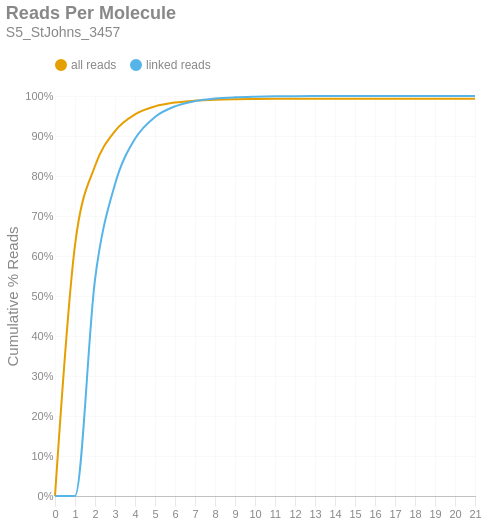

The cell this chart's notebook holds for it:
### Markdown cell above
### Reads per Molecule
This chart shows the cumulative distribution of the number of reads per linked molecule. That is, how many alignments are associated with a unique molecule. This excludes the number of reads associated with invalid or absent linked-read barcodes. The `linked` histogram is the percentages recalculated when disregarding singletons.

### Code cell
if SKIPLR:
    print_html(f"Skipped")
else:
    counts = np.bincount(valids['reads'].cast(pl.Int64).to_numpy())
    weighted = counts * np.arange(len(counts))
    all_perc = weighted / n_reads
    linked_perc = weighted / n_linked_reads
    linked_perc[1] = 0
    binned_df = pl.DataFrame({
        'readsper': list(range(len(counts))),
        'all reads (cumsum)': np.cumsum(all_perc).tolist(),
        'linked reads (cumsum)': np.cumsum(linked_perc).tolist(),
    })

    with SafeRender(binned_df):
        (
            density_plot(binned_df, 'Reads Per Molecule', samplename, 'readspmol')
            .encode(
                x=alt.X('readsper:O', title=None).axis(labelAngle=0).scale(padding=0),
                y=alt.Y('value:Q', title='Cumulative % Reads').axis(format='%').stack(False),
                color=alt.Color("key:N").scale(domain=["all reads", "linked reads"]),
                tooltip=[
                    alt.Tooltip("key:N", title="Data Type"),
                    alt.Tooltip("readsper:O", title="Reads Per Molecule"),
                    alt.Tooltip("value:Q", format=".2%", title="% Reads (Cum.)")
                ]            
            )
        ).display()

### Figure 1 — Vega-Lite specification as saved in the notebook (floating-point values rounded to 4 significant figures)
{"width": "container", "height": 400, "config": {"title": {"anchor": "start", "dy": -15, "fontSize": 18, "color": "#888888", "subtitleColor": "#888888", "subtitleFontSize": 14}, "arc": {"fill": "#0072B2"}, "axis": {"domainColor": "#888888", "domainWidth": 0.5, "gridWidth": 0.2, "grid": false, "titleFontWeight": 400, "titleFontSize": 15, "labelFontSize": 11, "labelColor": "#888888", "tickColor": "#888888", "tickWidth": 0.2, "titleColor": "#888888"}, "axisBand": {"grid": false}, "axisX": {"grid": true, "tickSize": 10, "domainCap": "round"}, "axisY": {"domain": false, "grid": true, "tickSize": 0, "domainCap": "round"}, "background": "transparent", "header": {"labelFontSize": 15, "labelColor": "#888888", "titleFontSize": 15, "titleFontWeight": 600, "titleColor": "#888888"}, "legend": {"labelFont": "sans-serif", "labelFontSize": 12, "labelColor": "#888888", "symbolSize": 100, "symbolType": "circle", "titleFontSize": 12, "titlePadding": 10, "titleColor": "#888888", "title": null, "orient": "top"}, "range": {"category": ["#E69F00", "#56B4E9", "#009E73", "#F0E442", "#0072B2", "#D55E00", "#CC79A7", "#000000"], "diverging": ["#cfe8f3", "#a2d4ec", "#73bfe2", "#46abdb", "#1696d2", "#12719e"]}, "area": {"fill": "#0072B2", "fillOpacity": 0.7, "line": true, "strokeOpacity": 0.7}, "line": {"color": "#0072B2", "stroke": "#0072B2", "strokeWidth": 2}, "trail": {"color": "#0072B2", "stroke": "#0072B2", "strokeWidth": 0, "size": 1}, "point": {"filled": true, "fillOpacity": 1.0, "size": 95}, "text": {"color": "#888888", "fontSize": 11, "align": "right", "fontWeight": 400, "size": 11}, "bar": {"fill": "#0072B2", "stroke": null}, "view": {"stroke": null, "continuousWidth": 660, "continuousHeight": 400}}, "data": {"name": "data-2b4a32fb1484f6ccdd59b676a950fa2b"}, "mark": {"type": "line", "interpolate": "monotone", "point": {"opacity": 0, "size": 275}}, "encoding": {"color": {"field": "key", "scale": {"domain": ["all reads", "linked reads"]}, "type": "nominal"}, "tooltip": [{"field": "key", "title": "Data Type", "type": "nominal"}, {"field": "readsper", "title": "Reads Per Molecule", "type": "ordinal"}, {"field": "value", "format": ".2%", "title": "% Reads (Cum.)", "type": "quantitative"}], "x": {"axis": {"labelAngle": 0}, "field": "readsper", "scale": {"padding": 0}, "title": null, "type": "ordinal"}, "y": {"axis": {"format": "%"}, "field": "value", "stack": false, "title": "Cumulative % Reads", "type": "quantitative"}}, "params": [{"name": "param_c36ac31b6afebe62", "select": {"type": "point", "fields": ["key"]}, "bind": "legend"}], "title": {"text": "Reads Per Molecule", "subtitle": "S5_StJohns_3457"}, "transform": [{"fold": ["all reads (cumsum)", "linked reads (cumsum)"]}, {"calculate": "replace(datum.key, ' (cumsum)', '')", "as": "key"}, {"filter": {"param": "param_c36ac31b6afebe62"}}], "usermeta": {"embedOptions": {"downloadFileName": "S5_StJohns_3457.readspmol"}}, "$schema": "https://vega.github.io/schema/vega-lite/v6.1.0.json", "datasets": {"data-2b4a32fb1484f6ccdd59b676a950fa2b": [{"readsper": 0, "all reads (cumsum)": 0.0, "linked reads (cumsum)": 0.0}, {"readsper": 1, "all reads (cumsum)": 0.627, "linked reads (cumsum)": 0.0}, {"readsper": 2, "all reads (cumsum)": 0.8251, "linked reads (cumsum)": 0.5409}, {"readsper": 3, "all reads (cumsum)": 0.9124, "linked reads (cumsum)": 0.7794}, {"readsper": 4, "all reads (cumsum)": 0.9539, "linked reads (cumsum)": 0.8929}, {"readsper": 5, "all reads (cumsum)": 0.974, "linked reads (cumsum)": 0.9476}, {"readsper": 6, "all reads (cumsum)": 0.9837, "linked reads (cumsum)": 0.9742}, {"readsper": 7, "all reads (cumsum)": 0.9885, "linked reads (cumsum)": 0.9872}, {"readsper": 8, "all reads (cumsum)": 0.9908, "linked reads (cumsum)": 0.9936}, {"readsper": 9, "all reads (cumsum)": 0.9919, "linked reads (cumsum)": 0.9967}, {"readsper": 10, "all reads (cumsum)": 0.9925, "linked reads (cumsum)": 0.9982}, {"readsper": 11, "all reads (cumsum)": 0.9928, "linked reads (cumsum)": 0.9991}, {"readsper": 12, "all reads (cumsum)": 0.993, "linked reads (cumsum)": 0.9995}, {"readsper": 13, "all reads (cumsum)": 0.9931, "linked reads (cumsum)": 0.9997}, {"readsper": 14, "all reads (cumsum)": 0.9931, "linked reads (cumsum)": 0.9999}, {"readsper": 15, "all reads (cumsum)": 0.9931, "linked reads (cumsum)": 0.9999}, {"readsper": 16, "all reads (cumsum)": 0.9931, "linked reads (cumsum)": 0.9999}, {"readsper": 17, "all reads (cumsum)": 0.9931, "linked reads (cumsum)": 1.0}, {"readsper": 18, "all reads (cumsum)": 0.9931, "linked reads (cumsum)": 1.0}, {"readsper": 19, "all reads (cumsum)": 0.9931, "linked reads (cumsum)": 1.0}, {"readsper": 20, "all reads (cumsum)": 0.9931, "linked reads (cumsum)": 1.0}, {"readsper": 21, "all reads (cumsum)": 0.9931, "linked reads (cumsum)": 1.0}]}}
